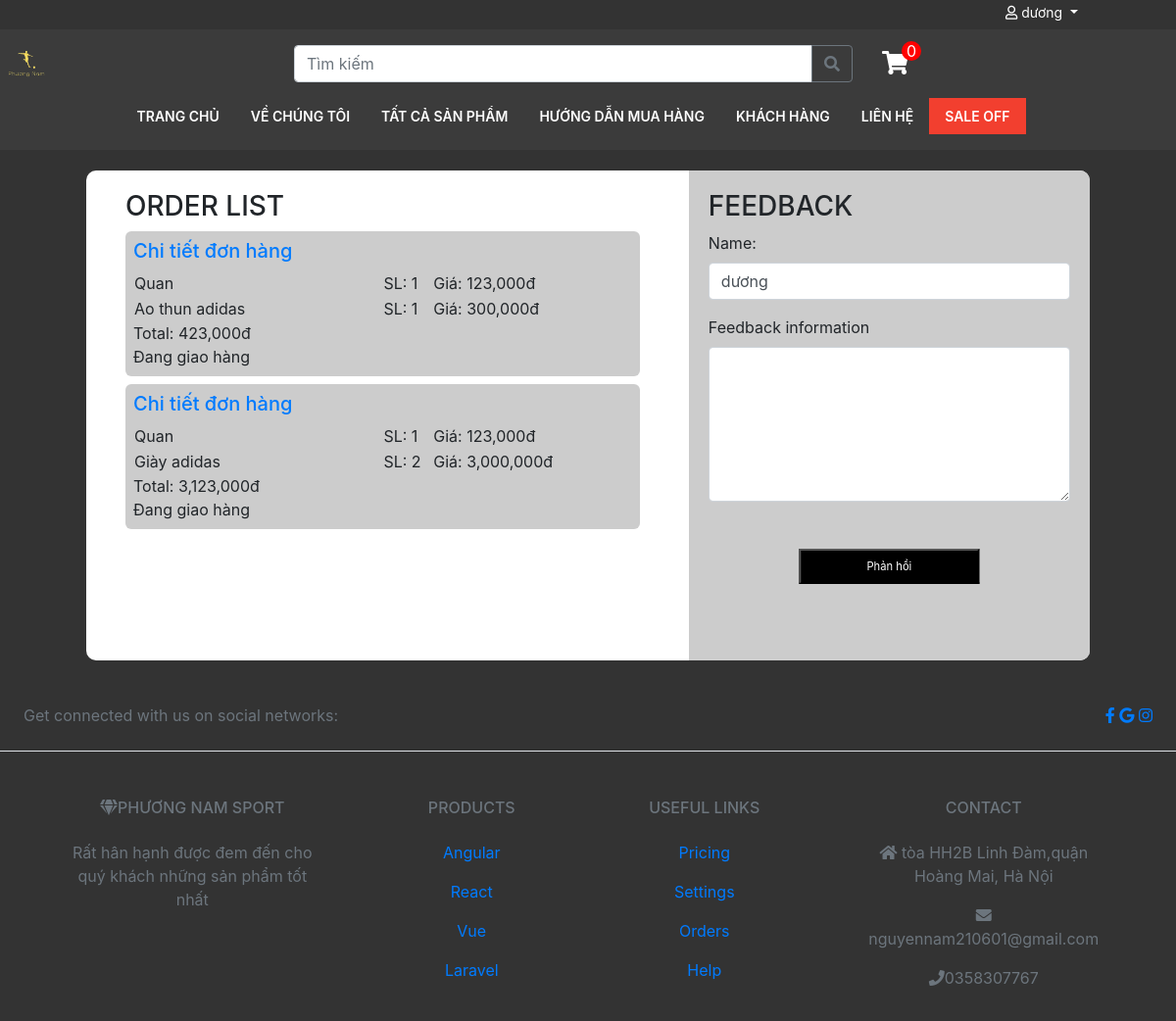
The app's page /uidonhang.php (signed in) with its own data.
### tables this page shows
CREATE TABLE `orders` (
  `order_id` int(11) NOT NULL,
  `user_id` int(11) NOT NULL,
  `name_receiver` varchar(50) NOT NULL,
  `phone_receiver` varchar(15) NOT NULL,
  `address_receiver` text NOT NULL,
  `total` int(11) NOT NULL,
  `created_at` timestamp NOT NULL DEFAULT current_timestamp(),
  `status` int(11) NOT NULL
);

CREATE TABLE `order_detail` (
  `order_id` int(11) NOT NULL,
  `product_id` int(11) NOT NULL,
  `quantity` int(11) NOT NULL
);

CREATE TABLE `products` (
  `product_id` int(11) NOT NULL,
  `category_id` int(11) NOT NULL,
  `product_name` varchar(50) NOT NULL,
  `product_image` text NOT NULL,
  `product_sale` int(11) NOT NULL,
  `product_price` double NOT NULL,
  `product_quantity` int(11) NOT NULL,
  `product_description` text NOT NULL,
  `size_name` char(5) NOT NULL
);

### uidonhang.php (the view, shortened to what this page needs)
<!DOCTYPE html>
<html lang="en">
<head>
    <link rel="stylesheet" href="./style.css">
    <link rel="stylesheet" href="https://pro.fontawesome.com/releases/v5.10.0/css/all.css"
 />
    <link rel="stylesheet" href="https://maxcdn.bootstrapcdn.com/bootstrap/4.0.0/css/bootstrap.min.css"
>
    <link rel="stylesheet" href="./uidonhang.css">
</head>
<body>
    <?php
        include './includes/navbar.php';
        require_once "./database/config.php";
        $name = "";
        if(isset($_SESSION['name'])){
            $name = $_SESSION['name'];
        }
        $username = $_SESSION['username'];
        $sql_user = "SELECT * FROM users WHERE username = '$username'";
        $mang_user = $mysqli->query($sql_user);
        $user_id = 0;
        if(isset($mang_user)){
            $each = mysqli_fetch_array($mang_user);
            $user_id = $each['user_id'];
        }
        $sql = "SELECT * FROM orders  WHERE user_id = '$user_id' ORDER BY created_at DESC";
        $result = $mysqli->query($sql);
    ?>
    <div style=" max-width: 1350px; margin-top: 154px; padding: 20px 0;" class="container">
        <div class="main-content">
            <div class="row">
                <div class="col-lg-7">
                    <div class="order-list">
                        <h3>ORDER LIST</h3>
                        <ul class="list_donhang">
                            <?php
                            while($order = mysqli_fetch_array($result)){
                                $order_id = $order['order_id'];
                                $status  = $order['status'];
                                $total = $order['total'];
                                $sql_1 = "SELECT * FROM products JOIN order_detail ON products.product_id = order_detail.product_id WHERE order_id = '$order_id'";
                                $result_1 = $mysqli->query($sql_1);
                            ?>
                            <li class="donhang_item">
                                <a href="#" class="donhang_link">
                                    <h5>Chi tiết đơn hàng</h5>
                                </a>
                                <div class="product_list">
                                    <table>
                                        <?php
                                        while($row = mysqli_fetch_array($result_1)){
                                            $price =0;
                                            if($row['product_sale'] >0){
                                                $price = $row['product_price'] - $row['product_price']*$row['product_sale']/100;
                                            }
                                            else {
                                                $price = $row['product_price'];
                                            }
                                            $price_order = $price * $row['quantity'];
                                        ?>
                                        <tr>
                                            <td width="50%">
                                                <p class="title"><?php echo $row['product_name']?></p>
                                            </td>
                                            <td width="10%">
                                                <span class="soluong">SL: <?php echo $row['quantity']?></span>
                                            </td>
                                            <td width="40%">
                                                <span class="price">Giá:
                                                    <?php echo number_format($price_order)?>đ</span>
                                            </td>
                                        </tr>
                                        <?php }?>
                                    </table>
                                </div>
                                <div class="info-order">
                                    <p class="total" style="margin-bottom:0;">Total: <?php echo number_format($total)?>đ
                                    </p>
                                    <p class="status" style="margin-bottom:0;">
                                        <?php
                                            if($status ==1){
                                                echo "Đã giao hàng";
                                            }else{
                                                echo "Đang giao hàng";
                                            }
                                        ?>
                                    </p>
                                </div>
                            </li>
                            <?php }?>
                        </ul>
                    </div>
                </div>
                <div class="col-lg-5 contact">
                    <div class="info-contact">
                        <h3>FEEDBACK</h3>
                        <form>
                            <div class="form-group">
                                <label for="exampleInputEmail1">Name: </label>
                                <input type="email" class="form-control" id="exampleInputEmail1"
                                    aria-describedby="emailHelp" placeholder="Enter your name"
                                    value="<?php echo $name?>">
                            </div>
                            <div class="form-group">
                                <label for="exampleFormControlTextarea1">Feedback information</label>
                                <textarea class="form-control" id="textarea" rows="6"></textarea>
                            </div>
                            <button type="submit" class="btnn">Phản hồi</button>
                        </form>
                    </div>
                </div>
            </div>
        </div>
    </div>
    <footer style="background-color: #333333 !important;" class="text-center text-lg-start bg-light text-muted">
        <section class="d-flex justify-content-center justify-content-lg-between p-4 border-bottom">
            <div class="me-5 d-none d-lg-block">
                <span>Get connected with us on social networks:</span>
            </div>
            <div>
                <a href="" class="me-4 text-reset">
                    <i class="fab fa-facebook-f"></i>
                </a>
                <a href="" class="me-4 text-reset">
                    <i class="fab fa-google"></i>
                </a>
                <a href="" class="me-4 text-reset">
                    <i class="fab fa-instagram"></i>
                </a>
            </div>
        </section>
        <section class="">
            <div class="container text-center text-md-start mt-5">
                <div class="row mt-3">
                    <div class="col-md-3 col-lg-4 col-xl-3 mx-auto mb-4">
                        <h6 class="text-uppercase fw-bold mb-4">
                            <i class="fas fa-gem me-3"></i>Phương Nam Sport
                        </h6>
                        <p>
                            Rất hân hạnh được đem đến cho quý khách những sản phẩm tốt nhất
                        </p>
                    </div>
                    <div class="col-md-2 col-lg-2 col-xl-2 mx-auto mb-4">
                        <h6 class="text-uppercase fw-bold mb-4">
                            Products
                        </h6>
                        <p>
                            <a href="#!" class="text-reset">Angular</a>
                        </p>
                        <p>
                            <a href="#!" class="text-reset">React</a>
                        </p>
                        <p>
                            <a href="#!" class="text-reset">Vue</a>
                        </p>
                        <p>
                            <a href="#!" class="text-reset">Laravel</a>
                        </p>
                    </div>
                    <div class="col-md-3 col-lg-2 col-xl-2 mx-auto mb-4">
                        <h6 class="text-uppercase fw-bold mb-4">
                            Useful links
                        </h6>
                        <p>
                            <a href="#!" class="text-reset">Pricing</a>
                        </p>
                        <p>
                            <a href="#!" class="text-reset">Settings</a>
                        </p>
                        <p>
                            <a href="#!" class="text-reset">Orders</a>
                        </p>
                        <p>
                            <a href="#!" class="text-reset">Help</a>
                        </p>
                    </div>
                    <div class="col-md-4 col-lg-3 col-xl-3 mx-auto mb-md-0 mb-4">
                        <h6 class="text-uppercase fw-bold mb-4">
                            Contact
                        </h6>
                        <p><i class="fas fa-home me-3"></i> tòa HH2B Linh Đàm,quận Hoàng Mai, Hà Nội</p>
                        <p>
                            <i class="fas fa-envelope me-3"></i>
                            nguyennam210601@gmail.com
                        <p><i class="fas fa-phone me-3"></i>0358307767</p>
                        </p>
                    </div>
                </div>
            </div>
        </section>
    </footer>
</body>
</html>

### style.css (style rules this page uses)
body { margin: 0 auto; background-color: #333333 !important; }
.price { display: flex; flex-direction: column; justify-content: flex-end; width: 100%; flex-grow: 1; }

### uidonhang.css (style rules this page uses)
:root { --height-main-content: 500px; }
.main-content { background-color: #fff; width: 1024px; height: var(--height-main-content); margin: 0 auto; border-radius: 10px; }
.list_donhang { list-style: none; padding-left: 0; height: 100%; overflow-y: scroll; height: calc(var(--height-main-content) - 80px); }
.order-list { height: var(--height-main-content); }
.donhang_item { width: 100%; margin-bottom: 8px; min-height: 100px; background-color: #ccc; padding: 8px; border-radius: 6px; }
.product_list table { width: 100%; }
.product_list .title { margin-bottom: 0; }
.contact { height: var(--height-main-content); }
.order-list { margin-left: 20px; padding: 20px; }
.info-contact { background: #ccc; border-top-right-radius: 10px; border-bottom-right-radius: 10px; height: inherit; padding: 20px; }
.btnn { background-color: #000; border-color: #000; color: white; width: 50%; font-size: 0.7rem; margin-top: 4vh; padding: 1vh; border-radius: 0; transform: translateX(50%); }

### records on screen
orders: total "423,000", status "Đang giao hàng"
order_detail: product.product_name "Quan", quantity "1", price_order "123,000"
order_detail: product.product_name "Ao thun adidas", quantity "1", price_order "300,000"
orders: total "3,123,000", status "Đang giao hàng"
order_detail: product.product_name "Quan", quantity "1", price_order "123,000"
order_detail: product.product_name "Giày adidas", quantity "2", price_order "3,000,000"

### other values on screen
$_SESSION['name'] "dương"
$items "0"
